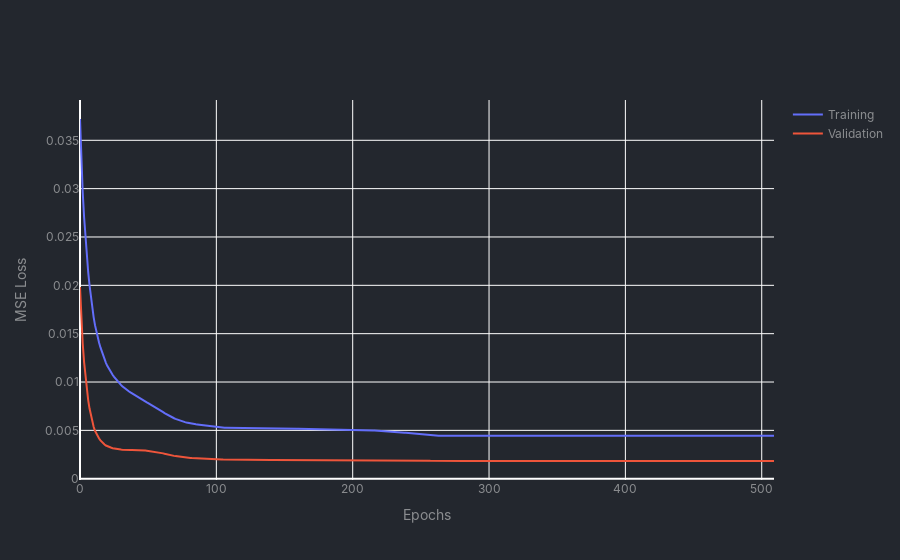
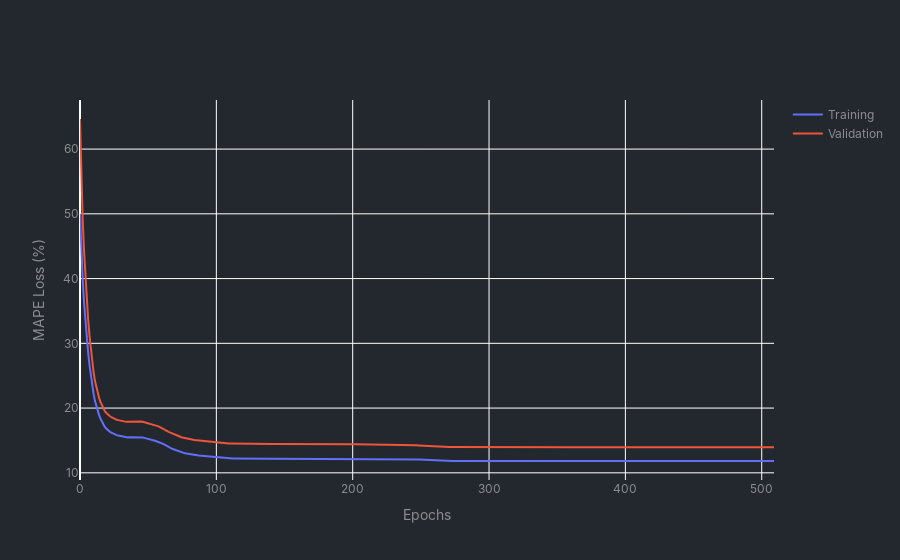

These figures' notebook cell, in order:
### Code cell
base_handler.plot_training_results()

### Figure 1 — Plotly figure (JSON) as saved in the notebook; plotly's stock layout.template omitted (floating-point values rounded to 4 significant figures; data arrays with more than 128 entries replaced by an {"elided": "..."} marker saying what was removed)
{"data": [{"mode": "lines", "name": "Training", "type": "scatter", "y": {"elided": "510 float values"}}, {"mode": "lines", "name": "Validation", "type": "scatter", "y": {"elided": "510 float values"}}], "layout": {"font": {"color": "#8b8d90", "family": "Inter"}, "paper_bgcolor": "#23272e", "plot_bgcolor": "#23272e", "title": {"text": ""}, "xaxis": {"title": {"text": "Epochs"}}, "yaxis": {"title": {"text": "MSE Loss"}}}}

### Figure 2 — Plotly figure (JSON) as saved in the notebook; plotly's stock layout.template omitted (floating-point values rounded to 4 significant figures; data arrays with more than 128 entries replaced by an {"elided": "..."} marker saying what was removed)
{"data": [{"mode": "lines", "name": "Training", "type": "scatter", "y": {"elided": "510 float values"}}, {"mode": "lines", "name": "Validation", "type": "scatter", "y": {"elided": "510 float values"}}], "layout": {"font": {"color": "#8b8d90", "family": "Inter"}, "paper_bgcolor": "#23272e", "plot_bgcolor": "#23272e", "title": {"text": ""}, "xaxis": {"title": {"text": "Epochs"}}, "yaxis": {"title": {"text": "MAPE Loss (%)"}}}}
